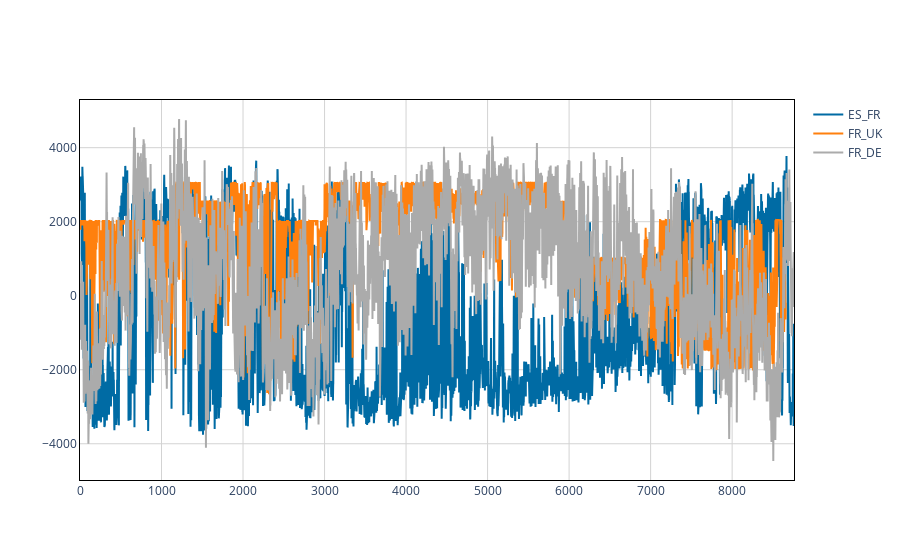

Write notebook code for a chart like this one.
### Code cell
fig = go.Figure()
for idx, link in enumerate(["ES_FR", "FR_UK", "FR_DE"]):
    fig.add_trace(
        go.Scatter(
            x=crossborder_exchanges[link].index,
            y=crossborder_exchanges[link].to_numpy(),
            mode='lines',
            name=link,
            marker=dict(color=colors[idx])
        )
    )

fig.update_layout(
    plot_bgcolor='white'
)
fig.update_xaxes(
    mirror=True,
    linecolor='black',
    gridcolor='lightgrey'
)
fig.update_yaxes(
    mirror=True,
    linecolor='black',
    gridcolor='lightgrey'
)
fig.show()

### Figure 1 — Plotly figure (JSON) as saved in the notebook; plotly's stock layout.template omitted (floating-point values rounded to 4 significant figures; data arrays with more than 128 entries replaced by an {"elided": "..."} marker saying what was removed)
{"data": [{"marker": {"color": "#006BA4"}, "mode": "lines", "name": "ES_FR", "type": "scatter", "x": {"elided": "8760 int values"}, "y": {"elided": "8760 int values"}}, {"marker": {"color": "#FF800E"}, "mode": "lines", "name": "FR_UK", "type": "scatter", "x": {"elided": "8658 int values"}, "y": {"elided": "8658 int values"}}, {"marker": {"color": "#ABABAB"}, "mode": "lines", "name": "FR_DE", "type": "scatter", "x": {"elided": "8760 int values"}, "y": {"elided": "8760 int values"}}], "layout": {"autosize": true, "plot_bgcolor": "white", "xaxis": {"autorange": true, "gridcolor": "lightgrey", "linecolor": "black", "mirror": true, "range": [0, 8759], "type": "linear"}, "yaxis": {"autorange": true, "gridcolor": "lightgrey", "linecolor": "black", "mirror": true, "range": [-4979.0, 5288.0], "type": "linear"}}}
